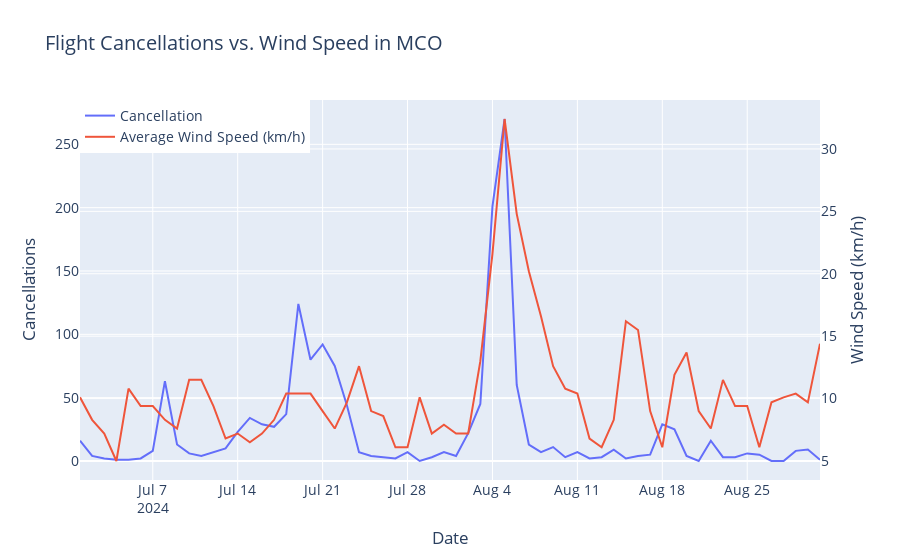

Notebook source saved alongside this figure:
### Markdown cell above
## Airport MCO ##

### Code cell
x_mco = flights_MCO['flight_date']
y_mco = flights_MCO['total_cancelled']
y_wind = flights_MCO['avg_wind_speed_kmh']

fig = go.Figure()

fig.add_trace(go.Scatter(
    x=x_mco, y=y_mco,
    mode='lines',
    name='Cancellation',
    yaxis='y1'  # Assign to first y-axis
))

fig.add_trace(go.Scatter(
    x=x_mco, y=y_wind,
    mode='lines',
    name='Average Wind Speed (km/h)',
    yaxis='y2'  # Assign to second y-axis
))

fig.update_layout(
    title="Flight Cancellations vs. Wind Speed in MCO",
    xaxis_title="Date",
    yaxis=dict(
        title="Cancellations",
    ),
    yaxis2=dict(
        title="Wind Speed (km/h)",
        overlaying='y',  # Makes it share the same x-axis
        side='right'
    ),
    legend=dict(x=0, y=1),  # Position legend
    font=dict(size=14)  # Sets overall font size
)

fig.show()

### Figure 1 — Plotly figure (JSON) as saved in the notebook; plotly's stock layout.template omitted (floating-point values rounded to 4 significant figures)
{"data": [{"mode": "lines", "name": "Cancellation", "type": "scatter", "x": ["2024-07-01", "2024-07-02", "2024-07-03", "2024-07-04", "2024-07-05", "2024-07-06", "2024-07-07", "2024-07-08", "2024-07-09", "2024-07-10", "2024-07-11", "2024-07-12", "2024-07-13", "2024-07-14", "2024-07-15", "2024-07-16", "2024-07-17", "2024-07-18", "2024-07-19", "2024-07-20", "2024-07-21", "2024-07-22", "2024-07-23", "2024-07-24", "2024-07-25", "2024-07-26", "2024-07-27", "2024-07-28", "2024-07-29", "2024-07-30", "2024-07-31", "2024-08-01", "2024-08-02", "2024-08-03", "2024-08-04", "2024-08-05", "2024-08-06", "2024-08-07", "2024-08-08", "2024-08-09", "2024-08-10", "2024-08-11", "2024-08-12", "2024-08-13", "2024-08-14", "2024-08-15", "2024-08-16", "2024-08-17", "2024-08-18", "2024-08-19", "2024-08-20", "2024-08-21", "2024-08-22", "2024-08-23", "2024-08-24", "2024-08-25", "2024-08-26", "2024-08-27", "2024-08-28", "2024-08-29", "2024-08-30", "2024-08-31"], "y": [16, 4, 2, 1, 1, 2, 8, 63, 13, 6, 4, 7, 10, 23, 34, 29, 27, 37, 124, 80, 92, 75, 44, 7, 4, 3, 2, 7, 0, 3, 7, 4, 22, 45, 201, 270, 60, 13, 7, 11, 3, 7, 2, 3, 9, 2, 4, 5, 29, 25, 4, 0, 16, 3, 3, 6, 5, 0, 0, 8, 9, 1], "yaxis": "y"}, {"mode": "lines", "name": "Average Wind Speed (km/h)", "type": "scatter", "x": ["2024-07-01", "2024-07-02", "2024-07-03", "2024-07-04", "2024-07-05", "2024-07-06", "2024-07-07", "2024-07-08", "2024-07-09", "2024-07-10", "2024-07-11", "2024-07-12", "2024-07-13", "2024-07-14", "2024-07-15", "2024-07-16", "2024-07-17", "2024-07-18", "2024-07-19", "2024-07-20", "2024-07-21", "2024-07-22", "2024-07-23", "2024-07-24", "2024-07-25", "2024-07-26", "2024-07-27", "2024-07-28", "2024-07-29", "2024-07-30", "2024-07-31", "2024-08-01", "2024-08-02", "2024-08-03", "2024-08-04", "2024-08-05", "2024-08-06", "2024-08-07", "2024-08-08", "2024-08-09", "2024-08-10", "2024-08-11", "2024-08-12", "2024-08-13", "2024-08-14", "2024-08-15", "2024-08-16", "2024-08-17", "2024-08-18", "2024-08-19", "2024-08-20", "2024-08-21", "2024-08-22", "2024-08-23", "2024-08-24", "2024-08-25", "2024-08-26", "2024-08-27", "2024-08-28", "2024-08-29", "2024-08-30", "2024-08-31"], "y": [10.1, 8.3, 7.2, 5.0, 10.8, 9.4, 9.4, 8.3, 7.6, 11.5, 11.5, 9.4, 6.8, 7.2, 6.5, 7.2, 8.3, 10.4, 10.4, 10.4, 9.0, 7.6, 9.7, 12.6, 9.0, 8.6, 6.1, 6.1, 10.1, 7.2, 7.9, 7.2, 7.2, 13.0, 21.6, 32.4, 24.8, 20.2, 16.6, 12.6, 10.8, 10.4, 6.8, 6.1, 8.3, 16.2, 15.5, 9.0, 6.1, 11.9, 13.7, 9.0, 7.6, 11.5, 9.4, 9.4, 6.1, 9.7, 10.1, 10.4, 9.7, 14.4], "yaxis": "y2"}], "layout": {"font": {"size": 14}, "legend": {"x": 0, "y": 1}, "title": {"text": "Flight Cancellations vs. Wind Speed in MCO"}, "xaxis": {"title": {"text": "Date"}}, "yaxis": {"title": {"text": "Cancellations"}}, "yaxis2": {"overlaying": "y", "side": "right", "title": {"text": "Wind Speed (km/h)"}}}}
